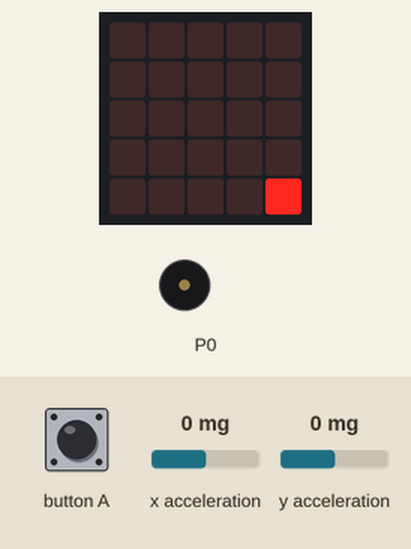
This program was run on a simulated BBC micro:bit (MakeCode). On the bench: the board's 5×5 LED display, buzzer (waves = sounding). The inputs (shaded band) are chosen by the test bench; at power-on: x acceleration 0 mg, y acceleration 0 mg.

Above: at 1.28 s.
1.3 s: button A pressed for 0.15 s
At 1.49 s:
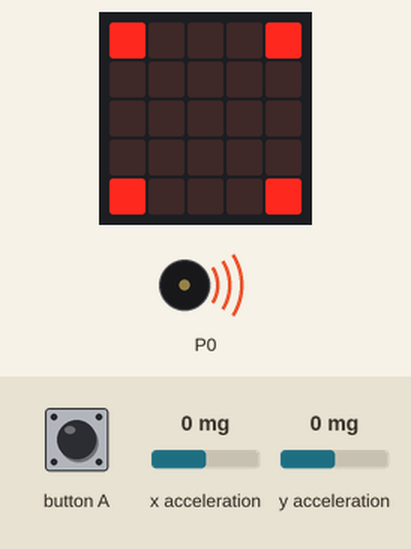
2.0 s: x acceleration set to -2 mg
At 2.36 s:
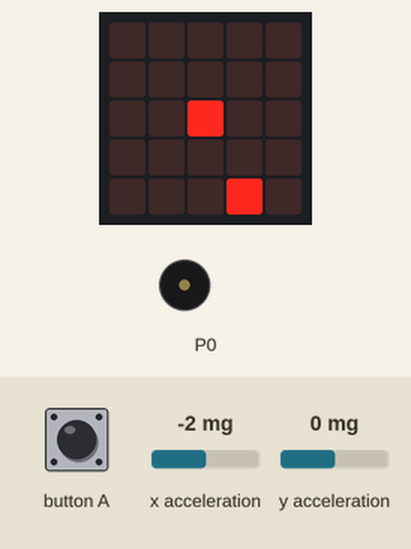
4.2 s: y acceleration set to -2 mg
At 4.56 s:
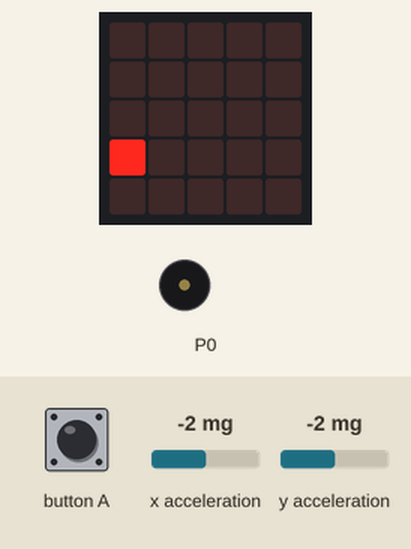
6.6 s: button A pressed for 1 s
At 7.5 s:
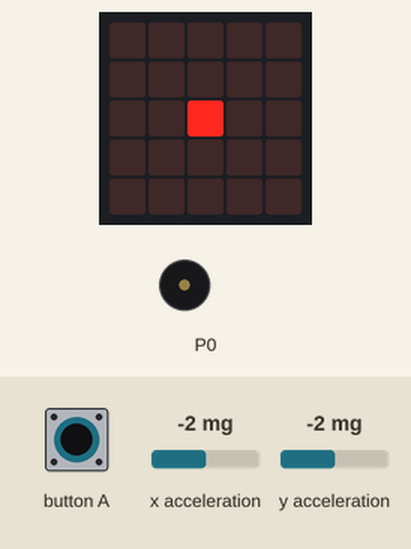
8.2 s: x acceleration set to 0 mg
At 8.53 s:
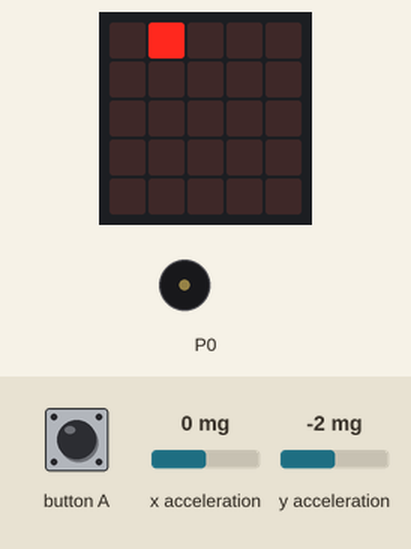
10.6 s: button A pressed for 0.15 s
At 10.86 s:
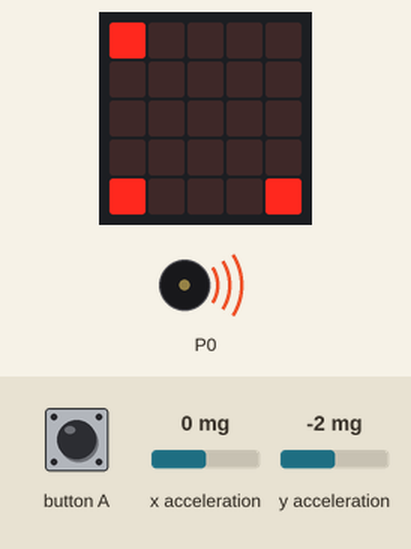
Timing chart, 0 to 12.3 s (numbered marks = the images above; inputs shaded):
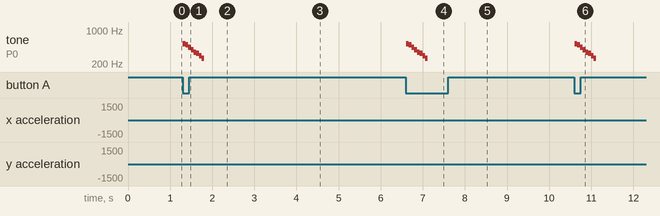

Measured:
- the behaviour switches between 0 and -1 mg on x acceleration (found by bisection; images 1 and 2)
- the behaviour switches between 0 and -1 mg on y acceleration (found by bisection; images 2 and 3)
- after the input at 1.3 s, tone on P0: plays 523 Hz for 0.07 s, 494 Hz for 0.07 s, 440 Hz for 0.07 s, 392 Hz for 0.07 s, 349 Hz for 0.07 s, 330 Hz for 0.07 s … (8 notes in this stretch), starting at once; the display: first changes after 0.07 s (image 1 shows a later state)
- after the input at 2.0 s, the display: first differs from a run without the input after 0.30 s (image 2)
- after the input at 4.2 s, the display: first differs from a run without the input after 0.31 s (image 3)
- after the input at 6.6 s, tone on P0: plays 523 Hz for 0.07 s, 494 Hz for 0.07 s, 440 Hz for 0.07 s, 392 Hz for 0.07 s, 349 Hz for 0.07 s, 330 Hz for 0.07 s … (8 notes in this stretch), starting at once; the display: first changes at once (image 4 shows a later state)
- after the input at 8.2 s, the display: first differs from a run without the input after 0.28 s (image 5)
- after the input at 10.6 s, tone on P0: plays 523 Hz for 0.07 s, 494 Hz for 0.07 s, 440 Hz for 0.07 s, 392 Hz for 0.07 s, 349 Hz for 0.07 s, 330 Hz for 0.07 s … (8 notes in this stretch), starting at once; the display: first changes at once (image 6 shows a later state)

The program:

main.ts
```typescript
let X = 0
let Y = 0
let A = 0
let B = 0
basic.forever(function () {
    if (A == 0 && B == 0) {
        if (input.buttonIsPressed(Button.A)) {
            A = 1
            B = 1
        }
    }
})
basic.forever(function () {
    if (A == 1) {
        basic.showLeds(`
            # . . . #
            . . . . .
            . . . . .
            . . . . .
            # . . . #
            `)
        basic.showLeds(`
            . . . . .
            . # . # .
            . . . . .
            . # . # .
            . . . . .
            `)
        basic.showLeds(`
            . . . . .
            . . . . .
            . . # . .
            . . . . .
            . . . . .
            `)
        basic.showLeds(`
            . . . . .
            . . . . .
            . . . . .
            . . . . .
            . . . . .
            `)
        A = 2
    }
})
basic.forever(function () {
    if (B == 1) {
        music.playMelody("C5 B A G F E D C ", 1000)
        B = 0
    } else if (B == 2) {
        for (let カウンター = 0; カウンター <= 4; カウンター++) {
            music.playMelody("C D E F G A B C5 ", 3000)
            B = 0
        }
    }
})
basic.forever(function () {
    led.unplot(X, Y)
    if (input.acceleration(Dimension.X) < 0) {
        if (0 < X) {
            X += -1
        }
    } else {
        if (X < 4) {
            X += 1
        }
    }
    if (input.acceleration(Dimension.Y) < 0) {
        if (0 < Y) {
            Y += -1
        }
    } else {
        if (Y < 4) {
            Y += 1
        }
    }
    basic.pause(100)
    led.plot(X, Y)
    if (A == 2) {
        if (X == 2 && Y == 2) {
            B = 2
            basic.showLeds(`
                . . . . .
                . # # # .
                . # . # .
                . # # # .
                . . . . .
                `)
            basic.showLeds(`
                # . # . #
                . . . . .
                # . . . #
                . . . . .
                # . # . #
                `)
            basic.showLeds(`
                . . . . .
                . . . . .
                . . . . .
                . . . . .
                . . . . .
                `)
        }
        A = 0
    }
    basic.pause(100)
})
```

test.ts
```typescript
// テストはここに来ます。このパッケージが拡張機能として使用されるときにはコンパイルされません。
```
